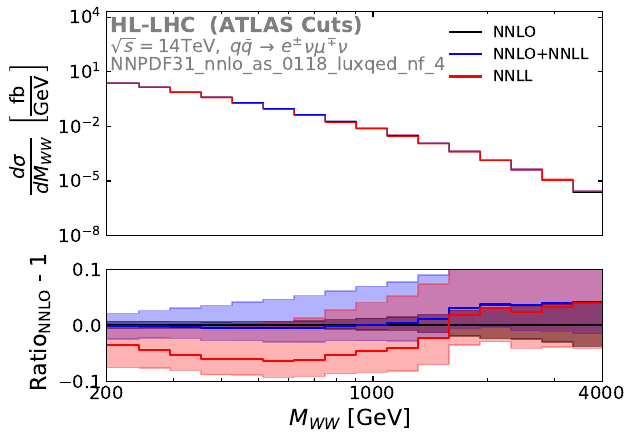

This figure's Python source:
import numpy as np
import matplotlib.pyplot as plt
from math import log10, floor


def round_to_5(x):
    rounded=[]
    for i in range(len(x)):
        rounded.append(np.round(x[i], 6-int(floor(log10(abs(x[i]))))))
    return np.array(rounded)

def array_for_plot(a):
    return np.concatenate((np.array([a[0]]), a, np.array([a[len(a)-1]])))

bins=round_to_5(np.logspace(np.log10(200), np.log10(4000), 17))
print(bins)
bin_widths=bins[1:17]-bins[0:16]
bin_widths18=np.array([41.1817, 41.1817, 49.6614, 59.8871, 72.2183, 87.0887, 105.021, 126.6458, 152.7232, 184.1698, 222.093, 267.823, 322.97, 389.473, 469.668, 566.377, 682.999, 682.999])

#MATRIX
nnllnnlo_centre=2*3000*np.array([49.88366, 49.88366, 35.548702, 23.46966, 14.662398, 8.7213963, 4.9908739, 2.7336378, 1.4332547, 0.72271728, 0.3491152, 0.15914543, 0.067571425, 0.027248822, 0.010141837, 0.0032816033, 0.00089527242, 0.00089527242])
nnllnnlo_min=2*3000*np.array([48.723877, 48.723877, 34.82143, 22.987784, 14.334426, 8.5186788, 4.8689836, 2.6648837, 1.3970087, 0.70216417, 0.33794254, 0.15368048, 0.065140109, 0.026183953, 0.009691631, 0.0031212358, 0.00084693901, 0.00084693901])
nnllnnlo_max=2*3000*np.array([50.986438, 50.986438, 36.54135, 24.266466, 15.250325, 9.1230448, 5.251348, 2.8922906, 1.5240861, 0.77222797, 0.37468104, 0.17135992, 0.07282327, 0.029432492, 0.010982673, 0.0035573716, 0.00097114182, 0.00097114182])

nnlo_centre=2*3000*np.array([49.958357, 49.958357, 35.620841, 23.542736, 14.730819, 8.7595365, 5.0188956, 2.7476173, 1.4362314, 0.72218307, 0.3477011, 0.15725656, 0.065513255, 0.026273348, 0.0097856938, 0.0031549028, 0.00085989836, 0.00085989836])
nnlo_min=2*3000*np.array([49.687782, 49.687782, 35.443455, 23.435688, 14.678217, 8.7248164, 4.9952256, 2.7347484, 1.4268275, 0.71620696, 0.34460889, 0.1552657, 0.064267103, 0.025662265, 0.009543065, 0.0030609084, 0.00082773183, 0.00082773183])
nnlo_max=2*3000*np.array([50.316845, 50.316845, 35.862253, 23.693857, 14.817711, 8.816925, 5.0548378, 2.7694196, 1.4510144, 0.73128299, 0.35276266, 0.1602693, 0.067252991, 0.027097544, 0.010112831, 0.0032749302, 0.00089674667, 0.00089674667])

nnll_centre=2*3000*np.array([48.189902, 48.189902, 34.072004, 22.299147, 13.84384, 8.2339296, 4.6975562, 2.5762933, 1.3589625, 0.68863676, 0.33381489, 0.15357043, 0.066687092, 0.027064456, 0.010017716, 0.0032602252, 0.00089378901, 0.00089378901])
nnll_min=2*3000*np.array([46.170887, 46.170887, 32.900587, 21.641987, 13.428335, 7.9827744, 4.552746, 2.4966301, 1.3119178, 0.6615626, 0.31919355, 0.14618531, 0.063189142, 0.025509373, 0.0093849224, 0.0030328885, 0.00082445639, 0.00082445639])
nnll_max=2*3000*np.array([50.108961, 50.108961, 35.60281, 23.46939, 14.671455, 8.7842169, 5.0433297, 2.7824592, 1.4757617, 0.75148374, 0.36578144, 0.1688137, 0.073469536, 0.029866625, 0.011066969, 0.0036036015, 0.00098833498, 0.00098833498])

nnllnnlo_centre=2*3000*array_for_plot(np.load("../Data/14TeV_HLLHC_veto/mWW_14TeV_veto35_sm_qq_nnllnnlo_qcd_centre.npy"))
nnllnnlo_min=2*3000*array_for_plot(np.load("../Data/14TeV_HLLHC_veto/b  _14TeV_veto35_sm_qq_nnllnnlo_qcd_min.npy"))
nnllnnlo_max=2*3000*array_for_plot(np.load("../Data/14TeV_HLLHC_veto/mWW_14TeV_veto35_sm_qq_nnllnnlo_qcd_max.npy"))

print(nnllnnlo_centre/6000)

nnlo_centre=2*3000*array_for_plot(np.load("../Data/14TeV_HLLHC_veto/mWW_14TeV_veto35_sm_qq_nnlo_qcd_centre.npy"))
nnlo_min=2*3000*array_for_plot(np.load("../Data/14TeV_HLLHC_veto/mWW_14TeV_veto35_sm_qq_nnlo_qcd_min.npy"))
nnlo_max=2*3000*array_for_plot(np.load("../Data/14TeV_HLLHC_veto/mWW_14TeV_veto35_sm_qq_nnlo_qcd_max.npy"))

nnll_centre=2*3000*array_for_plot(np.load("../Data/14TeV_HLLHC_veto/mWW_14TeV_veto35_sm_qq_nnll_qcd_centre.npy"))
nnll_min=2*3000*array_for_plot(np.load("../Data/14TeV_HLLHC_veto/mWW_14TeV_veto35_sm_qq_nnll_qcd_min.npy"))
nnll_max=2*3000*array_for_plot(np.load("../Data/14TeV_HLLHC_veto/mWW_14TeV_veto35_sm_qq_nnll_qcd_max.npy"))





#from matplotlib.ticker import LogLocator
from matplotlib.ticker import (MultipleLocator, AutoMinorLocator)
plt.figure(figsize=(16, 24),dpi=1000)

fig, axs = plt.subplots(2, 1, gridspec_kw={'height_ratios': [2, 1]}, sharex=True)
#axs[0].set_title(r"MATRIX vs ATLAS",\
#               fontsize=18,color="black")
axs[1].set_xlabel(r"$M_{WW}$ [GeV] ",\
               fontsize=16,color="black")
#axs[0].set_ylabel(r"num_events",\
#               fontsize=16,color="black")
axs[0].set_ylabel(r"$\frac{d\sigma}{dM_{WW}}$ $\left[\frac{\mathrm{fb}}{\mathrm{\mathrm{GeV}}}\right]$ ",\
               fontsize=20,color="black")
axs[1].set_ylabel(r" Ratio$_{\mathrm{NNLO}}$ - 1",\
               fontsize=16,color="black")
#axs[0].xaxis.set_visible(False)


axs[0].loglog()

axs[0].annotate(r'HL-LHC $\ $(ATLAS Cuts)', 
            xy=(205, 10**4), 
            fontsize=15,
            fontweight="bold",
            alpha=0.5,
            color="k",
            ha='left', 
            va='top',
            multialignment='left')
axs[0].annotate(r'$\sqrt{s} = 14$TeV, $\, q\bar{q}\, \to\, e^{\pm}\nu\mu^{\mp}\nu$', 
            xy=(205, 0.8*10**3), 
            fontsize=13,
            alpha=0.5,
            color="k",
            ha='left', 
            va='top',
            multialignment='left')
axs[0].annotate(r'NNPDF31_nnlo_as_0118_luxqed_nf_4', 
            xy=(205, 0.64*10**2), 
            fontsize=13,
            alpha=0.5,
            color="k",
            ha='left', 
            va='top',
            multialignment='left')
bin_centres=(bins[0:16] + bins[1:17])/2

bin_centres=np.concatenate((np.array([0]), bin_centres, np.array([5000])))

axs[0].step(bin_centres, nnlo_centre/(bin_widths18*3000), color='k', where='mid', linewidth=0.5)
axs[0].step(bin_centres, -nnlo_centre/(bin_widths18*3000), color='k', where='mid', label='NNLO')

axs[0].fill_between(bin_centres, nnlo_min/(bin_widths18*3000), nnlo_max/(bin_widths18*3000),
                     color='k', alpha=0.3, step='mid')

axs[0].step(bin_centres, nnllnnlo_centre/(bin_widths18*3000), color='b', where='mid', linewidth=0.5)
axs[0].step(bin_centres, -nnllnnlo_centre/(bin_widths18*3000), color='b', where='mid', label='NNLO+NNLL')

axs[0].fill_between(bin_centres, nnllnnlo_min/(bin_widths18*3000), nnllnnlo_max/(bin_widths18*3000),
                     color='b', alpha=0.3, step='mid')

axs[0].step(bin_centres, nnll_centre/(bin_widths18*3000), color='r', where='mid', linewidth=0.5)
axs[0].step(bin_centres, -nnll_centre/(bin_widths18*3000), color='r', where='mid', label='NNLL')

axs[0].fill_between(bin_centres, nnll_min/(bin_widths18*3000), nnll_max/(bin_widths18*3000),
                     color='r', alpha=0.3, step='mid')

axs[0].legend(loc="upper right", fontsize=11, frameon=False)
axs[0].set_xlim(200, 4000)
axs[0].set_ylim(10**-8, 2*10**4)

axs[0].set_xticks([200, 1000, 4000])
axs[0].set_xticklabels([r"$200$", r"$1000$", r"$4000$"])
axs[0].tick_params(which="both", labelsize=13, direction='in', right=True, top=True, bottom=False)
axs[1].tick_params(which="both", labelsize=13, direction='in', right=True)


ratio_nnllnnlo=nnllnnlo_centre/nnlo_centre
ratio_nnllnnlo_min=nnllnnlo_min/nnlo_centre
ratio_nnllnnlo_max=nnllnnlo_max/nnlo_centre

ratio_nnlo=nnlo_centre/nnlo_centre
ratio_nnlo_min=nnlo_min/nnlo_centre
ratio_nnlo_max=nnlo_max/nnlo_centre

ratio_nnll=nnll_centre/nnlo_centre
ratio_nnll_min=nnll_min/nnlo_centre
ratio_nnll_max=nnll_max/nnlo_centre

axs[1].step(bin_centres, ratio_nnlo-1, color='k', where='mid')
axs[1].fill_between(bin_centres, ratio_nnlo_min-1, ratio_nnlo_max-1,
                     color='k', alpha=0.5, step='mid')

axs[1].step(bin_centres, ratio_nnllnnlo-1, color='b', where='mid')
axs[1].fill_between(bin_centres, ratio_nnllnnlo_min-1, ratio_nnllnnlo_max-1,
                     color='b', alpha=0.3, step='mid')

axs[1].step(bin_centres, ratio_nnll-1, color='r', where='mid')
axs[1].fill_between(bin_centres, ratio_nnll_min-1, ratio_nnll_max-1,
                     color='r', alpha=0.3, step='mid')

axs[1].set_ylim(-0.1, 0.1)
axs[1].set_xticks([200, 1000, 4000])
axs[1].set_xticklabels([r"$200$", r"$1000$", r"$4000$"])

#plt.tight_layout()
plt.savefig("figure_3a.pdf", bbox_inches='tight')

